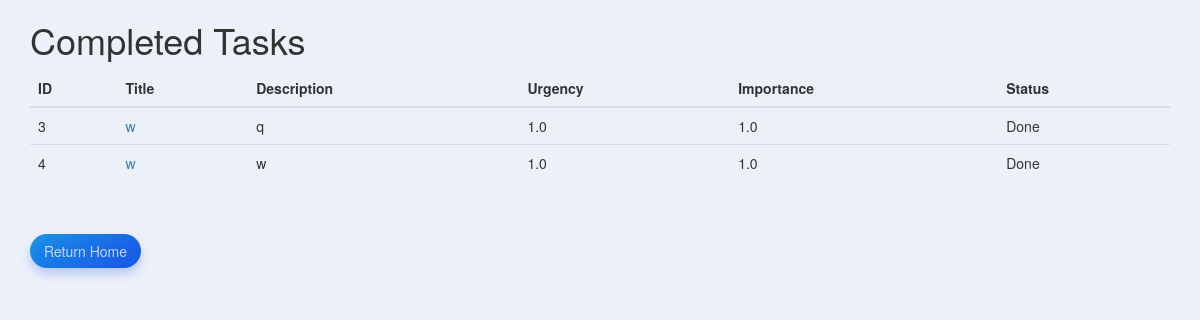
Before: /done with the older database file.
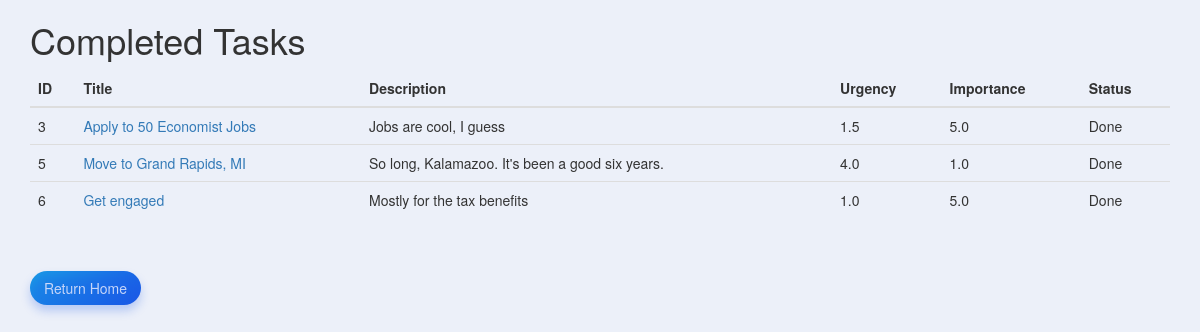
After: the same page with the newer database file.
### main.py (models this page shows, shortened)
class Task(db.Model):
    id = db.Column(db.Integer, primary_key=True)
    title = db.Column(db.String(250), nullable=False)
    description = db.Column(db.String(500), nullable=True)
    urgency = db.Column(db.Float, nullable=True)
    importance = db.Column(db.Float, nullable=True)
    status = db.Column(db.String(250), nullable=True)

### main.py (the view)
@app.route('/done')
def get_all():
    completed_tasks = Task.query.filter(Task.status == 'done' or Task.status == 'Done').all()
    return render_template("done.html", completed_tasks=completed_tasks)

### templates/done.html (shortened to what this page needs)
{% extends 'bootstrap/base.html' %}
{% block styles %}
{{ super() }}
	<link rel="stylesheet" href="{{ url_for('static', filename='css/styles.css') }}">
{% endblock %}
{% block content %}
<div class="container">
  <div class="row">
    <div class="col-sm-12">
        <h1>Completed Tasks</h1>
        <table class="table table-dark">
          <thead>
            <tr>
              <th scope="col">ID</th>
              <th scope="col">Title</th>
              <th scope="col">Description</th>
              <th scope="col">Urgency</th>
              <th scope="col">Importance</th>
              <th scope="col">Status</th>
            </tr>
          </thead>
          <tbody>
            {% for task in completed_tasks: %}
            <tr>
              <td>{{ task.id }}</td>
              <td><a href="/edit?id={{task.id}}">{{ task.title }}</a></td>
              <td>{{ task.description }}</td>
              <td>{{ task.urgency }}</td>
              <td>{{ task.importance }}</td>
              <td>{{ task.status }}</td>
            </tr>
            {% endfor %}
          </tbody>
        </table>
        <br><br>
        <a class="button" href="/" role="button">Return Home</a>
    </div>
  </div>
</div>
{% endblock %}

### static/css/styles.css (style rules this page uses)
*, *:before, *:after { box-sizing: border-box; }
html { font-size: 18px; line-height: 1.5; font-weight: 300; color: #333; font-family: "Nunito Sans", sans-serif; }
body { margin: 0; padding: 0; height: 100vh; background-color: #ecf0f9; background-attachment: fixed; }
.button { transform: translateZ(40px); cursor: pointer; -webkit-backface-visibility: hidden; backface-visibility: hidden; font-weight: bold; color: #fff; padding: 0.5em 1em; border-radius: 100px; font: inherit; background: linear-gradient(135deg, #1a9be6, #1a57e6); border: none; position: relative; transform-style: preserve-3d; transition: 300ms ease; }
.button:before { transition: 300ms ease; position: absolute; display: block; content: ''; transform: translateZ(-40px); -webkit-backface-visibility: hidden; backface-visibility: hidden; height: calc(100% - 20px); width: calc(100% - 20px); border-radius: 100px; left: 10px; top: 16px; box-shadow: 0 0 10px 10px rgba(26, 87, 230, 0.25); background-color: rgba(26, 87, 230, 0.25); }

Changed rows visible on the page:
no longer on this page (row edited): Task: id "4", title "w", description "w", urgency "1.0", importance "1.0", status "Done"
changed Task id 3: title "w" → "Apply to 50 Economist Jobs"; description "q" → "Jobs are cool, I guess"; urgency "1.0" → "1.5"; importance "1.0" → "5.0"
added Task: id "5", title "Move to Grand Rapids, MI", description "So long, Kalamazoo. It's been a good six years.", urgency "4.0", importance "1.0", status "Done"
added Task: id "6", title "Get engaged", description "Mostly for the tax benefits", urgency "1.0", importance "5.0", status "Done"
